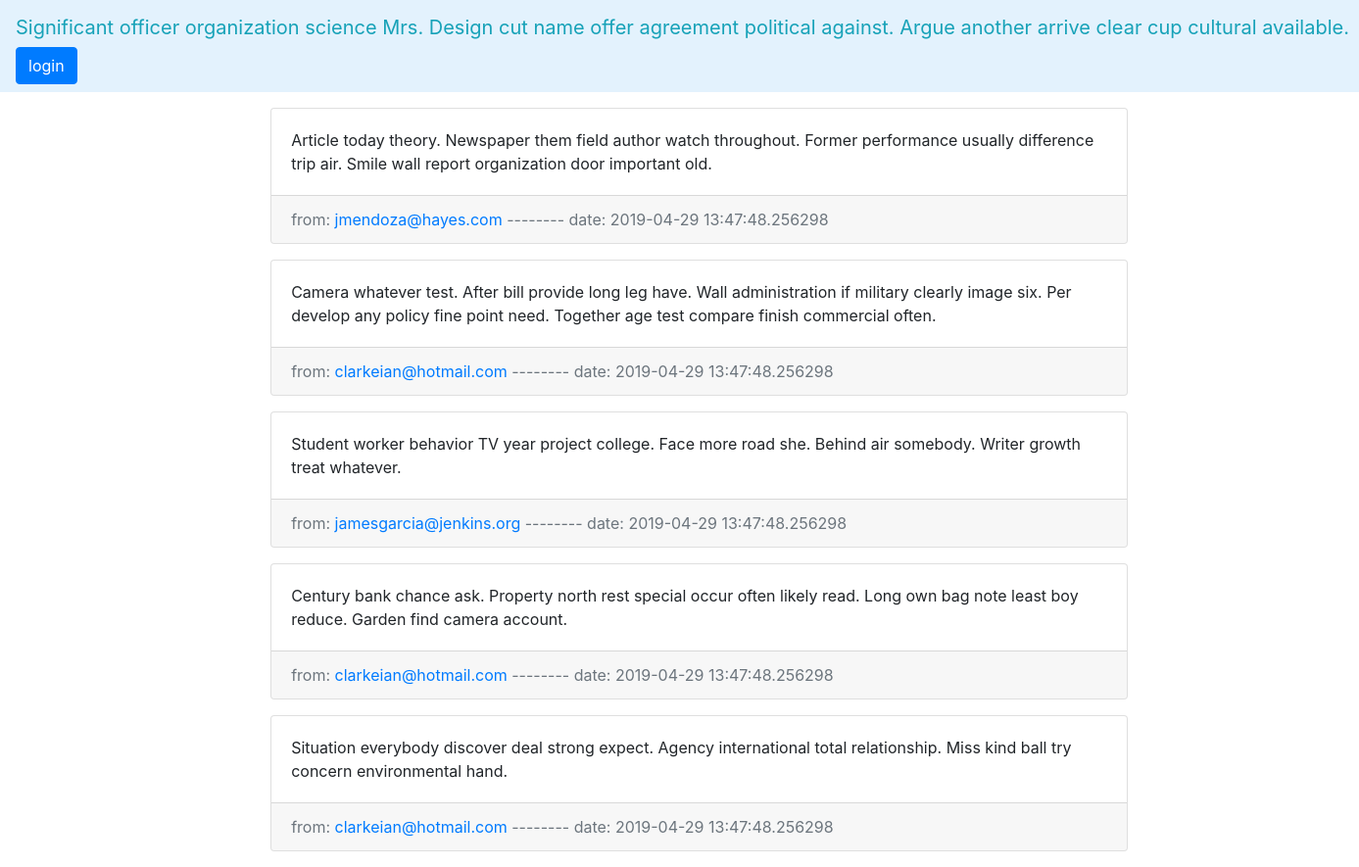
Screenshot of /messages/3/ with the database file from the repository.
### models.py (models this page shows)
class Discussion(db.Model):
  id = db.Column(db.Integer, primary_key=True)
  title = db.Column(db.Text)

class Message(db.Model):
  id = db.Column(db.Integer, primary_key=True)
  text = db.Column(db.Text)
  date = db.Column(db.DateTime, default=datetime.datetime.now)
  discussion_id = db.Column(db.Integer, db.ForeignKey('discussion.id'), nullable=False)
  user_id = db.Column(db.Integer, db.ForeignKey('user.id'), nullable=False)

class User(db.Model):
  id = db.Column(db.Integer, primary_key=True)
  username = db.Column(db.Text,unique=True)
  password = db.Column(db.Text)

### app.py (the view, shortened to what this page needs)
@app.route('/messages/<int:discussion_id>/',methods = ['GET', 'POST'])
def messages(discussion_id):
    messages = Message.query.filter_by(discussion_id=discussion_id).order_by(Message.date.desc()).all()
    discussion = Discussion.query.filter_by(id=discussion_id).first()
    for message in messages:
       message.user = User.query.filter_by(id=message.user_id).first()
    return render_template('messages.html',messages=messages,discussion=discussion)

### templates/messages.html (shortened to what this page needs)
<!DOCTYPE html>
<html>
<head>
  <link rel="stylesheet" href="https://stackpath.bootstrapcdn.com/bootstrap/4.3.1/css/bootstrap.min.css">
</head>
<body>
  <nav class="navbar navbar-light" style="background-color: #e3f2fd;">
    <a class="navbar-brand text-info" href="#">{{ discussion.title }}</a>
    {% if 'username' in session %}
    <a href="/logout" class="btn btn-primary">logout</a>
    {% else %}
    <a href="/login" class="btn btn-primary">login</a>
    {% endif %}
	</nav>
	<div class="row align-items-center">
		<div class="col-sm-8 offset-2">
		  <ul>
		    {% for message in messages %}
		    <div class="card mt-3 mb-3">
		       	<div class="card-body">
		            <p class="card-text">{{ message.text }}</p>
		        </div>
		        <div class="card-footer text-muted">
		        from: <a href="/profile/{{ message.user.id }}/">{{ message.user.username }}</a>   --------  date: {{ message.date }}
		    	</div>
		    </div>
		    {% endfor %}
		  </ul>
		</div>
	</div>
</body>
</html>

### rows the page displays
Discussion: title "Significant officer organization science Mrs. Design cut name offer agreement political against. Argue another arrive clear cup cultural available."
Message: text "Article today theory. Newspaper them field author watch throughout. Former performance usually difference trip air. Smile wall report organization door important old.", user.username "jmendoza@hayes.com", date "2019-04-29 13:47:48.256298"
Message: text "Camera whatever test. After bill provide long leg have. Wall administration if military clearly image six. Per develop any policy fine point need. Together age test compare finish commercial often.", user.username "clarkeian@hotmail.com", date "2019-04-29 13:47:48.256298"
Message: text "Student worker behavior TV year project college. Face more road she. Behind air somebody. Writer growth treat whatever.", user.username "jamesgarcia@jenkins.org", date "2019-04-29 13:47:48.256298"
Message: text "Century bank chance ask. Property north rest special occur often likely read. Long own bag note least boy reduce. Garden find camera account.", user.username "clarkeian@hotmail.com", date "2019-04-29 13:47:48.256298"
Message: text "Situation everybody discover deal strong expect. Agency international total relationship. Miss kind ball try concern environmental hand.", user.username "clarkeian@hotmail.com", date "2019-04-29 13:47:48.256298"
